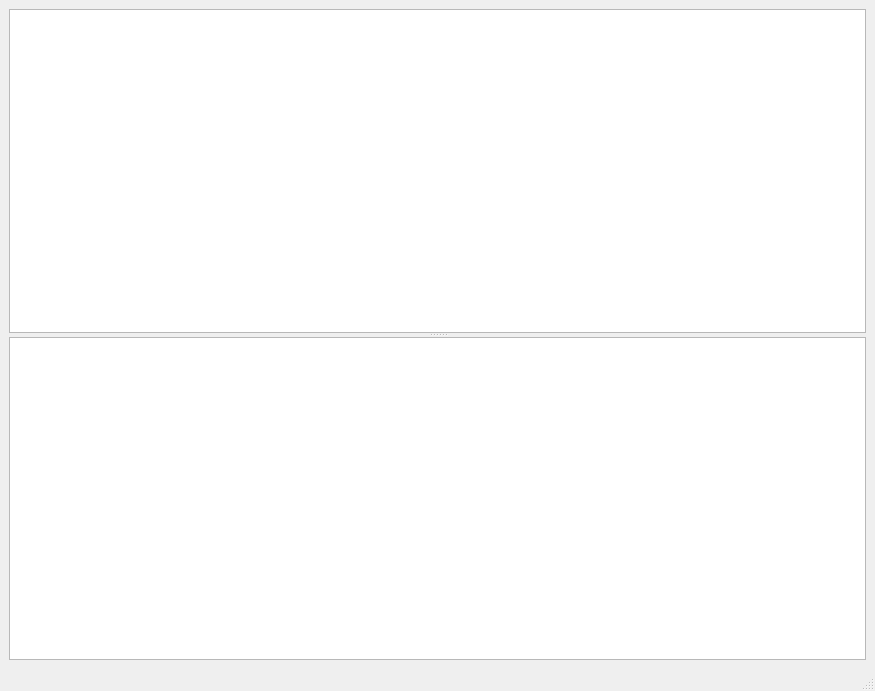
<?xml version="1.0" encoding="UTF-8"?>
<ui version="4.0">
 <class>MainWindow</class>
 <widget class="QMainWindow" name="MainWindow">
  <property name="geometry">
   <rect>
    <x>0</x>
    <y>0</y>
    <width>875</width>
    <height>691</height>
   </rect>
  </property>
  <property name="windowTitle">
   <string>MainWindow</string>
  </property>
  <widget class="QWidget" name="centralwidget">
   <layout class="QVBoxLayout" name="verticalLayout">
    <item>
     <widget class="QSplitter" name="splitter">
      <property name="orientation">
       <enum>Qt::Vertical</enum>
      </property>
      <widget class="QTableView" name="tableView"/>
      <widget class="QPlainTextEdit" name="plainTextEdit">
       <property name="readOnly">
        <bool>true</bool>
       </property>
      </widget>
     </widget>
    </item>
   </layout>
  </widget>
  <widget class="QMenuBar" name="menubar">
   <property name="geometry">
    <rect>
     <x>0</x>
     <y>0</y>
     <width>875</width>
     <height>19</height>
    </rect>
   </property>
  </widget>
  <widget class="QStatusBar" name="statusbar"/>
 </widget>
 <resources/>
 <connections/>
</ui>
